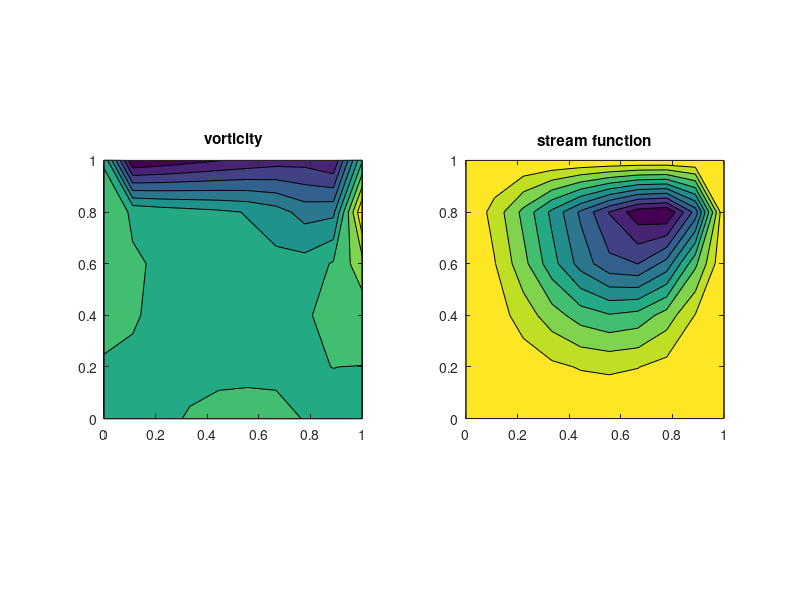

Here is the MATLAB script that generated this plot:
clf;clear;clc;

data = dlmread('Output.txt', '', 1, 0);
data = sortrows(data);
x = data(:, 1);
y = data(:, 2);
v = data(:, 3);
s = data(:, 4);

dist    = abs(y - 0.5);
minDist = min(dist);
idx     = find(dist == minDist);
vx = data(idx, 5);

dist    = abs(x - 0.5);
minDist = min(dist);
idy     = find(dist == minDist);
vy = data(idy, 6);


x = unique(x); nx = length(x);
y = unique(y); ny = length(y);
[X, Y] = meshgrid(x, y);
vorticity = reshape(v, ny, nx);
streamfunction = reshape(s, ny, nx);

% plot contour
figure(1)
subplot(1, 2, 1);
contourf(X, Y, vorticity);
title('vorticity'); axis('square');
subplot(1, 2, 2);
contourf(X, Y, streamfunction);
title('stream function'); axis('square');

% plot velocity
% figure(2)
% plot(x, vx);
% figure(3)
% plot(y, vy);